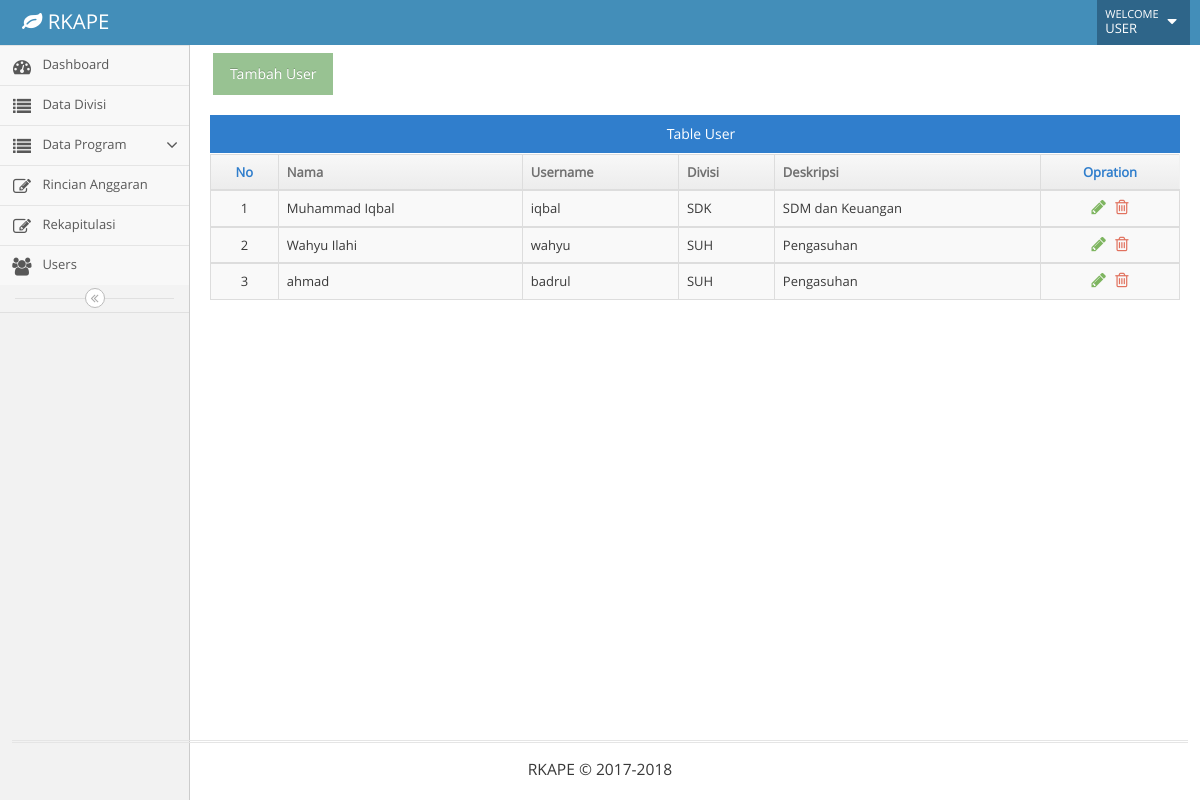
The app's page /index.php/user with its own data.
### tables this page shows
CREATE TABLE `users` (
  `id_user` int(11) NOT NULL,
  `nama_lengkap` varchar(50) NOT NULL,
  `id_divisi` int(11) NOT NULL,
  `username` varchar(50) NOT NULL,
  `password` varchar(50) NOT NULL
);

CREATE TABLE `divisi` (
  `id_divisi` int(11) NOT NULL,
  `nama` varchar(20) NOT NULL,
  `deskripsi` text NOT NULL
);

### application/libraries/Template.php (called while the page is built)
<?php if ( ! defined('BASEPATH')) exit('No direct script access allowed');
class Template {
		var $template_data = array();
		function set($name, $value)
		{
			$this->template_data[$name] = $value;
		}
		function load($template = '', $view = '' , $view_data = array(), $return = FALSE)
		{
			$this->CI =& get_instance();
			$this->set('contents', $this->CI->load->view($view, $view_data, TRUE));
			return $this->CI->load->view($template, $this->template_data, $return);
		}
}

### application/controllers/User.php (called while the page is built, shortened)
<?php
Class User extends CI_Controller{
	function index(){
		$data['judul'] = 'User';
		$data['subjudul'] = 'Data User';
		$data['record'] = $this->Model_user->vuser();
		$this->template->load('template','user/v_data',$data);
	}
}
?>

### index.php (called while the page is built, shortened)
<?php
require_once BASEPATH.'core/CodeIgniter.php';

### application/models/Model_user.php (called while the page is built, shortened)
<?php
class Model_user extends CI_Model
{
	function vuser(){
		$query = "SELECT users.id_user, users.nama_lengkap, users.username, divisi.nama, divisi.deskripsi FROM users INNER join divisi on users.id_divisi = divisi.id_divisi";
		return $this->db->query($query);
	}
}

### application/views/user/v_data.php (the view, shortened to what this page needs)
<div>
	<div class="hidden-sm hidden-xs action-buttons">
		<a href="<?= base_url('index.php/user/post'); ?>"><button class="btn btn-success" >Tambah User</button></a>
	</div>
	<br>
	<div class="center table-header">
		Table User
	</div>
	<table id="dynamic-table" class="table table-striped table-bordered table-hover dataTable no-footer" role="grid" aria-describedby="dynamic-table_info">
		<thead>
			<tr role="row">
				<th class="center sorting_disabled" rowspan="1" colspan="1" aria-label="">
					No
				</th>
				<th tabindex="0" aria-controls="dynamic-table" rowspan="1" colspan="1" aria-label="Domain: activate to sort column ascending">Nama</th>
				<th tabindex="0" aria-controls="dynamic-table" rowspan="1" colspan="1" aria-label="Domain: activate to sort column ascending">Username</th>
				<th tabindex="0" aria-controls="dynamic-table" rowspan="1" colspan="1" aria-label="Domain: activate to sort column ascending">Divisi</th>
				<th tabindex="0" aria-controls="dynamic-table" rowspan="1" colspan="1" aria-label="Domain: activate to sort column ascending">Deskripsi</th>
				<th class="center sorting_disabled" rowspan="1" colspan="1" aria-label="">Opration	</th>
			</tr>
		</thead>
		<tbody>
			<?php
			$no=1;
			foreach ($record->result() as $d): ?>
			<tr role="row" class="odd">
				<td class="center">
					<?= $no; ?>
				</td>
				<td>
					<?= $d->nama_lengkap; ?>
				</td>
				<td>
					<?= $d->username; ?>
				</td>
				<td>
					<?= $d->nama; ?>
				</td>
				<td>
					<?= $d->deskripsi; ?>
				</td>
				<td class="center">
					<div class="hidden-sm hidden-xs action-buttons">
						<a class="green" href="<?= base_url('index.php/user/edit/'.$d->id_user); ?> ">
							<i class="ace-icon fa fa-pencil bigger-130"></i>
						</a>
						<a  onclick="return confirm('apakah anda yakin menghapus data ini ?')"  class="red" href="<?= base_url('index.php/user/delete/'.$d->id_user); ?> ">
							<i class="ace-icon fa fa-trash-o bigger-130"></i>
						</a>
					</div>
				</td>
			</tr>
		</tbody>
		<?php
		$no++;
		endforeach ?>
	</table>
</div>
</div>

### application/views/template.php (style rules this page uses)
.table>tbody>tr>td { vertical-align: middle; }

### records on screen
users: nama_lengkap "Muhammad Iqbal", username "iqbal", id_divisi.nama "SDK", id_divisi.deskripsi "SDM dan Keuangan"
users: nama_lengkap "Wahyu Ilahi", username "wahyu", id_divisi.nama "SUH", id_divisi.deskripsi "Pengasuhan"
users: nama_lengkap "ahmad", username "badrul", id_divisi.nama "SUH", id_divisi.deskripsi "Pengasuhan"
